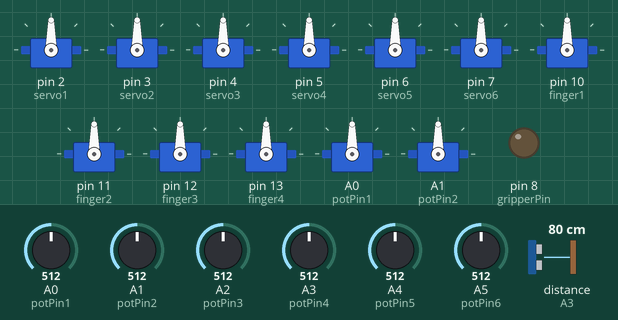
This sketch was run on a simulated Arduino Uno, built with avr-gcc and run on an emulated ATmega328P. Shown: 12 × servo, output pins drawn as LEDs (lit = HIGH). Wiring (inferred from the names in the program): ultrasonic range finder: trigger A2; echo A3. Inputs (shaded band) come from the test bench; at power-on: distance to the obstacle (sensor on A3) 80 cm, A0 (potPin1) = 512, A1 (potPin2) = 512, A2 (potPin3) = 512, A3 (potPin4) = 512, A4 (potPin5) = 512, A5 (potPin6) = 512. The echo pulse lasts 58.3 µs per cm; pins used as bus, display or sensor lines are not drawn.

Above: at 1.2 s.
1.3 s: distance to the obstacle (sensor on A3) set to 22 cm
2.8 s: distance to the obstacle (sensor on A3) set to 18 cm
At 3.6 s:
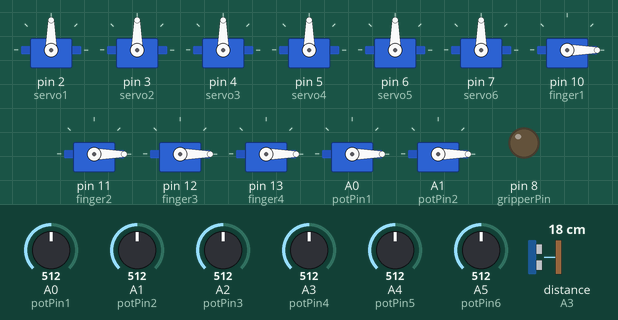
5.8 s: A0 (potPin1) set to 527
At 8.4 s:
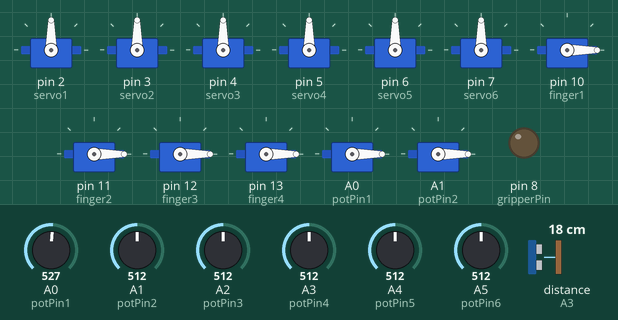
8.8 s: A1 (potPin2) set to 716
At 10.8 s:
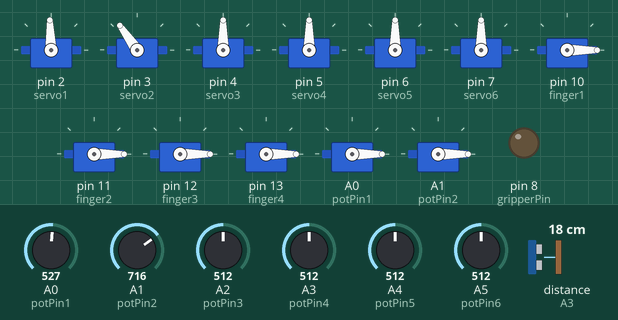
11.8 s: A2 (potPin3) set to 716
At 13.8 s:
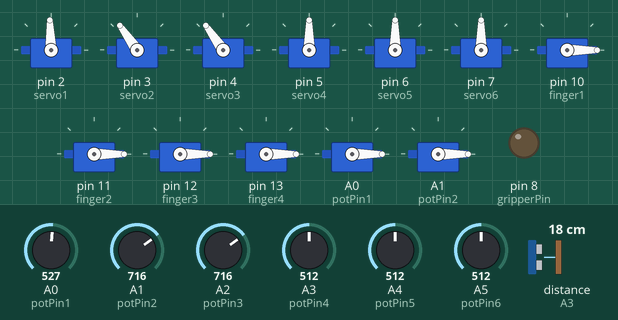
14.8 s: A3 (potPin4) set to 716
At 16.8 s:
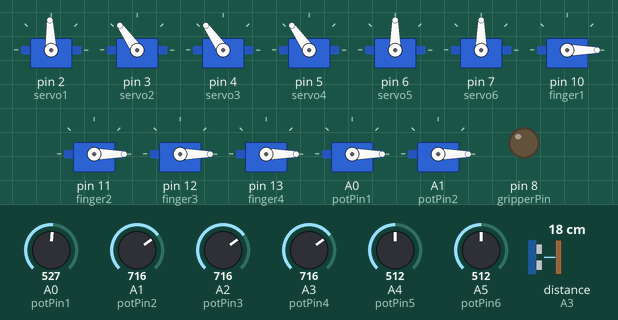
Timing chart, 0 to 18.8 s (numbered marks = the images above; inputs shaded):
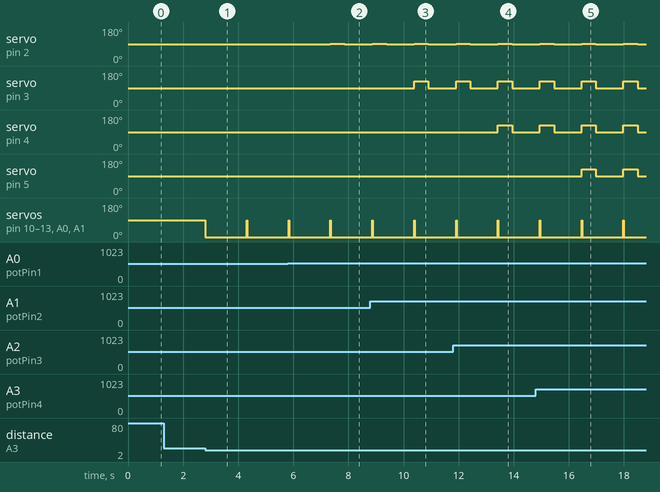

The sketch:

robotic_arm.ino
```cpp
#include <Servo.h>

Servo servo1, servo2, servo3, servo4, servo5, servo6, gripperServo, finger1, finger2, finger3, finger4, finger5, finger6;

int potPin1 = A0, potPin2 = A1, potPin3 = A2, potPin4 = A3, potPin5 = A4, potPin6 = A5;
int gripperPin = 8;
int sonarTrigPin = 16;  // Adjust pin numbers based on your setup
int sonarEchoPin = 17;

void setup() {
  servo1.attach(2);
  servo2.attach(3);
  servo3.attach(4);
  servo4.attach(5);
  servo5.attach(6);
  servo6.attach(7);

  finger1.attach(10);
  finger2.attach(11);
  finger3.attach(12);
  finger4.attach(13);
  finger5.attach(14);
  finger6.attach(15);

  gripperServo.attach(9);
  pinMode(gripperPin, OUTPUT);

  pinMode(sonarTrigPin, OUTPUT);
  pinMode(sonarEchoPin, INPUT);
}

void loop() {
  int angle1 = map(analogRead(potPin1), 0, 1023, 0, 180);
  int angle2 = map(analogRead(potPin2), 0, 1023, 0, 180);
  int angle3 = map(analogRead(potPin3), 0, 1023, 0, 180);
  int angle4 = map(analogRead(potPin4), 0, 1023, 0, 180);
  int angle5 = map(analogRead(potPin5), 0, 1023, 0, 180);
  int angle6 = map(analogRead(potPin6), 0, 1023, 0, 180);

  // Read object detection sensor
  if (isObjectDetected()) {
    // Close fingers and gripper to pick up the object
    closeFingers();
    delay(500);
    closeGripper();

    // Move the arm to another position
    moveToAnotherPosition();

    // Open fingers and gripper after moving
    openFingers();
    openGripper();
  }

  // Set servo angles based on sensor readings
  servo1.write(angle1);
  servo2.write(angle2);
  servo3.write(angle3);
  servo4.write(angle4);
  servo5.write(angle5);
  servo6.write(angle6);

  // Add a delay to control the update rate (adjust as needed)
  delay(15);  // Adjust the delay based on the response time of your system
}

bool isObjectDetected() {
  // Trigger the sonar sensor
  digitalWrite(sonarTrigPin, LOW);
  delayMicroseconds(2);
  digitalWrite(sonarTrigPin, HIGH);
  delayMicroseconds(10);
  digitalWrite(sonarTrigPin, LOW);

  // Read the echo duration
  long duration = pulseIn(sonarEchoPin, HIGH);

  // Calculate distance based on the speed of sound (343 meters/second)
  // and the fact that the sound travels back and forth
  float distance = duration * 0.0343 / 2;

  // Adjust the threshold based on your requirements
  return (distance < 20);  // Object detected within 20 cm
}

void moveToAnotherPosition() {
  // Simple example: Move the arm to a predefined position
  servo1.write(90);
  servo2.write(90);
  servo3.write(90);
  servo4.write(90);
  servo5.write(90);
  servo6.write(90);

  delay(1000);  // Adjust the delay based on your system's response time
}

void openGripper() {
  gripperServo.write(180);
}

void closeGripper() {
  gripperServo.write(0);
}

void openFingers() {
  finger1.write(90);
  finger2.write(90);
  finger3.write(90);
  finger4.write(90);
  finger5.write(90);
  finger6.write(90);
}

void closeFingers() {
  finger1.write(0);
  finger2.write(0);
  finger3.write(0);
  finger4.write(0);
  finger5.write(0);
  finger6.write(0);
}
```

Measured:
- the behaviour switches between 21 and 20 cm on distance to the obstacle (sensor on A3) (found by bisection; images 0 and 1)
- the behaviour switches between 517 and 518 on A0 (potPin1) (found by bisection; images 1 and 2)
- after the input at 1.3 s, every drawn part: stays the same
- after the input at 2.8 s, servo on pin 10 (finger1), servo on pin 11 (finger2), servo on pin 12 (finger3), servo on pin 13 (finger4), servo on A0 (potPin1), servo on A1 (potPin2): 90° → 0° at once
- after the input at 5.8 s, servo on pin 2 (servo1): 90° → 92° after 1.5 s, → 90° 0.52 s later
- after the input at 8.8 s, servo on pin 3 (servo2): 90° → 125° after 1.6 s, → 90° 0.52 s later
- after the input at 11.8 s, servo on pin 4 (servo3): 90° → 125° after 1.6 s, → 90° 0.52 s later
- after the input at 14.8 s, servo on pin 5 (servo4): alternates 125° for 0.52 s and 90° for 1.0 s, starting after 1.7 s
